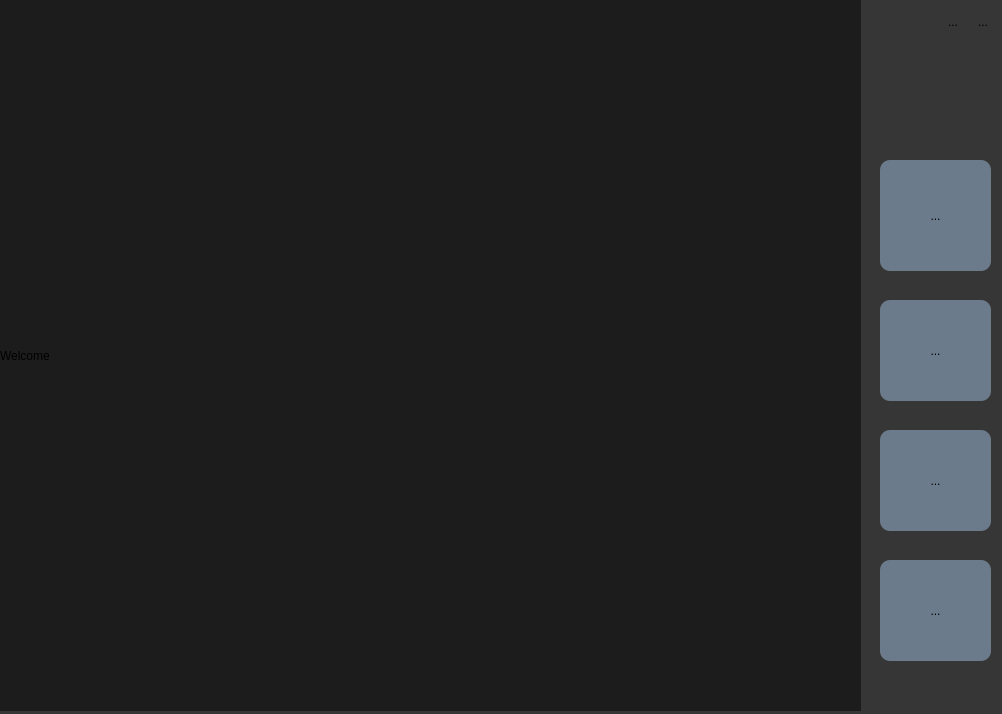
<?xml version="1.0" encoding="UTF-8"?>
<ui version="4.0">
 <class>index</class>
 <widget class="QDialog" name="index">
  <property name="geometry">
   <rect>
    <x>0</x>
    <y>0</y>
    <width>1002</width>
    <height>714</height>
   </rect>
  </property>
  <property name="windowTitle">
   <string>Dialog</string>
  </property>
  <property name="styleSheet">
   <string notr="true">background-color: rgb(54, 54, 54);</string>
  </property>
  <widget class="QLabel" name="label">
   <property name="geometry">
    <rect>
     <x>0</x>
     <y>0</y>
     <width>861</width>
     <height>711</height>
    </rect>
   </property>
   <property name="styleSheet">
    <string notr="true">background-color: rgb(28, 28, 28);</string>
   </property>
   <property name="text">
    <string>Welcome</string>
   </property>
  </widget>
  <widget class="QToolButton" name="toolButton">
   <property name="geometry">
    <rect>
     <x>880</x>
     <y>160</y>
     <width>111</width>
     <height>111</height>
    </rect>
   </property>
   <property name="styleSheet">
    <string notr="true">background-color: rgb(108, 123, 139);
border-radius:10px;</string>
   </property>
   <property name="text">
    <string>...</string>
   </property>
   <property name="icon">
    <iconset resource="../../../OvOdemo/image.qrc">
     <normaloff>:/new/prefix1/image/main.png</normaloff>:/new/prefix1/image/main.png</iconset>
   </property>
   <property name="iconSize">
    <size>
     <width>70</width>
     <height>70</height>
    </size>
   </property>
  </widget>
  <widget class="QToolButton" name="toolButton_2">
   <property name="geometry">
    <rect>
     <x>880</x>
     <y>300</y>
     <width>111</width>
     <height>101</height>
    </rect>
   </property>
   <property name="styleSheet">
    <string notr="true">background-color: rgb(108, 123, 139);
border-radius:10px;</string>
   </property>
   <property name="text">
    <string>...</string>
   </property>
   <property name="icon">
    <iconset resource="../../../OvOdemo/image.qrc">
     <normaloff>:/new/prefix1/image/friend.png</normaloff>:/new/prefix1/image/friend.png</iconset>
   </property>
   <property name="iconSize">
    <size>
     <width>70</width>
     <height>70</height>
    </size>
   </property>
  </widget>
  <widget class="QToolButton" name="toolButton_3">
   <property name="geometry">
    <rect>
     <x>880</x>
     <y>430</y>
     <width>111</width>
     <height>101</height>
    </rect>
   </property>
   <property name="styleSheet">
    <string notr="true">background-color: rgb(108, 123, 139);
border-radius:10px;</string>
   </property>
   <property name="text">
    <string>...</string>
   </property>
   <property name="icon">
    <iconset resource="../../../OvOdemo/image.qrc">
     <normaloff>:/new/prefix1/image/chat.png</normaloff>:/new/prefix1/image/chat.png</iconset>
   </property>
   <property name="iconSize">
    <size>
     <width>90</width>
     <height>90</height>
    </size>
   </property>
  </widget>
  <widget class="QToolButton" name="toolButton_4">
   <property name="geometry">
    <rect>
     <x>880</x>
     <y>560</y>
     <width>111</width>
     <height>101</height>
    </rect>
   </property>
   <property name="styleSheet">
    <string notr="true">background-color: rgb(108, 123, 139);
border-radius:10px;</string>
   </property>
   <property name="text">
    <string>...</string>
   </property>
   <property name="icon">
    <iconset resource="../../../OvOdemo/image.qrc">
     <normaloff>:/new/prefix1/image/out.png</normaloff>:/new/prefix1/image/out.png</iconset>
   </property>
   <property name="iconSize">
    <size>
     <width>80</width>
     <height>80</height>
    </size>
   </property>
  </widget>
  <widget class="QToolButton" name="toolButton_5">
   <property name="geometry">
    <rect>
     <x>940</x>
     <y>10</y>
     <width>26</width>
     <height>24</height>
    </rect>
   </property>
   <property name="styleSheet">
    <string notr="true">border-radius:100px;</string>
   </property>
   <property name="text">
    <string>...</string>
   </property>
   <property name="icon">
    <iconset resource="../../../OvOdemo/image.qrc">
     <normaloff>:/new/prefix1/image/mini.png</normaloff>:/new/prefix1/image/mini.png</iconset>
   </property>
  </widget>
  <widget class="QToolButton" name="toolButton_6">
   <property name="geometry">
    <rect>
     <x>970</x>
     <y>10</y>
     <width>26</width>
     <height>24</height>
    </rect>
   </property>
   <property name="styleSheet">
    <string notr="true">border-radius:100px;</string>
   </property>
   <property name="text">
    <string>...</string>
   </property>
   <property name="icon">
    <iconset resource="../../../OvOdemo/image.qrc">
     <normaloff>:/new/prefix1/image/close.png</normaloff>:/new/prefix1/image/close.png</iconset>
   </property>
  </widget>
 </widget>
 <resources/>
 <connections/>
</ui>
